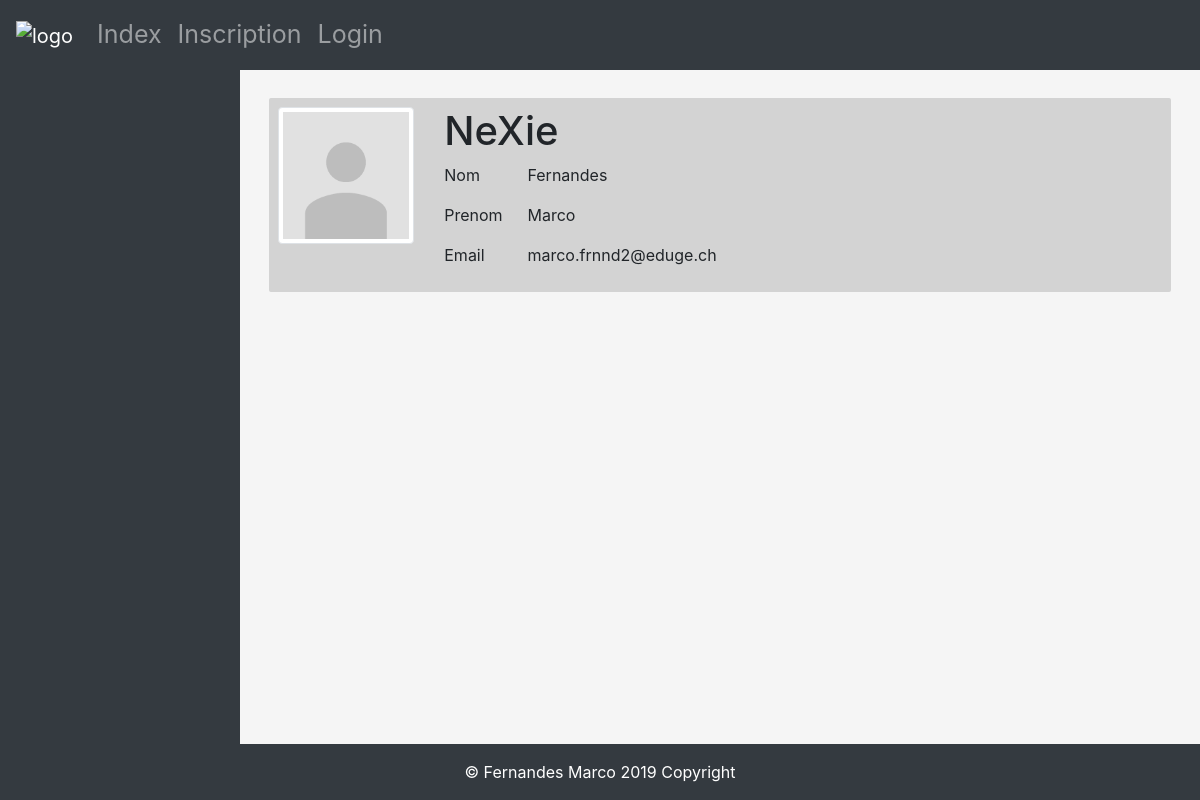
Page /index.php?page=publicProfile&pseudoProfile=NeXie on the committed database.
### tables this page shows
CREATE TABLE IF NOT EXISTS `users` (
  `id_user` int(11) NOT NULL AUTO_INCREMENT,
  `pseudo` varchar(50) NOT NULL,
  `last_name` varchar(50) NOT NULL,
  `first_name` varchar(50) NOT NULL,
  `email` varchar(50) NOT NULL,
  `password` varchar(45) NOT NULL,
  `is_admin` tinyint(1) NOT NULL,
  `is_active` tinyint(1) NOT NULL,
  PRIMARY KEY (`id_user`)
);

### new_functions/pdoConnection.php (called while the page is built, shortened)
<?php
class EDatabase {
    private static $pdoInstance;
    public static function getInstance() {
        if (self::$pdoInstance == null) {
            try {
                $dsn = EDB_DBTYPE . ':host=' . EDB_HOST . ';port=' . EDB_PORT . ';dbname=' . EDB_DBNAME . ';charset=utf8';
                self::$pdoInstance = new PDO($dsn, EDB_USER, EDB_PASS);
                self::$pdoInstance->setAttribute(PDO::ATTR_ERRMODE, PDO::ERRMODE_EXCEPTION);
            } catch (PDOException $e) {
                echo "Database Error: " . $e->getMessage();
            }
        }
        return self::$pdoInstance;
    }
}

### new_functions/fonctionDatabase.php (called while the page is built, shortened)
<?php
function displayProfile($displayByPseudo) {
    try {
        $sql = "SELECT * FROM `users` "
                . "WHERE pseudo = :pseudo";
        $dbQuery = EDatabase::getInstance()->prepare($sql);
        $dbQuery->bindParam(':pseudo', $displayByPseudo);
        $dbQuery->execute();
        return $dbQuery->fetchAll(PDO::FETCH_ASSOC);
    } catch (PDOException $e) {
        die('Erreur : ' . $e->getMessage());
    }
}

### new_includes/publicProfile.php (the view, shortened to what this page needs)
<section>
    <article>
        <?php foreach ($displayPublicProfile as $value) { ?>
            <div class="insideArt container main-secction">
                <div class="row">
                    <div class="row user-left-part">
                        <div class="col-md-3 col-sm-3 col-xs-12 user-profil-part pull-left">
                            <div class="row ">
                                <div class="col-md-12 col-md-12-sm-12 col-xs-12 user-image text-center">
                                    <img src="./image/avatar_default.png" class="avatar img-circle img-thumbnail" alt="avatar">
                                </div>
                            </div>
                        </div>
                        <div class="col-md-9 col-sm-9 col-xs-12 pull-right profile-right-section">
                            <div class="row profile-right-section-row">
                                <div class="col-md-12 profile-header">
                                    <div class="row">
                                        <div class="col-md-4 col-sm-3 col-xs-3 profile-header-section1 pull-left">
                                            <h1><?= $value["pseudo"]; ?></h1>
                                        </div>
                                    </div>
                                </div>
                                <div class="col-md-12">
                                    <div class="row">
                                        <div class="col-md-8">
                                            <div class="tab-content">
                                                <div role="tabpanel" class="tab-pane fade show active" id="profile">
                                                    <div class="row">
                                                        <div class="col-md-3">
                                                            <label>Nom</label>
                                                        </div>
                                                        <div class="col-md-6">
                                                            <p><?= $value["last_name"]; ?></p>
                                                        </div>
                                                    </div>
                                                    <div class="row">
                                                        <div class="col-md-3">
                                                            <label>Prenom</label>
                                                        </div>
                                                        <div class="col-md-6">
                                                            <p><?= $value["first_name"]; ?></p>
                                                        </div>
                                                    </div>
                                                    <div class="row">
                                                        <div class="col-md-3">
                                                            <label>Email</label>
                                                        </div>
                                                        <div class="col-md-6">
                                                            <p><?= $value["email"]; ?></p>
                                                        </div>
                                                    </div>
                                                </div>
                                            </div>
                                        </div>
                                    </div>
                                </div>
                            </div>
                        </div>
                    </div>
                </div>
            </div>
        <?php } ?>
    </article>
</section>

### css/MyCFPTForum.css (style rules this page uses)
section { height: 88vh; background-color: whitesmoke; overflow-y: scroll; }
article { border-radius: 2px; margin: 3% 3% 3% 3%; background-color: lightgrey; }
.insideArt { margin-left: 1%; padding-top: 1%; padding-bottom: 1%; }
body { background-color: #e8e8e8; }

### rows in the picture
users: pseudo "NeXie", last_name "Fernandes", first_name "Marco", email "marco.frnnd2@eduge.ch"
